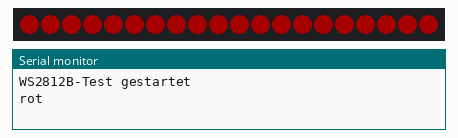
The sketch below on a simulated ESP32. Shown: 20 RGB LEDs in strip order, left to right, the last lines printed to the serial monitor. Dim RGB values are drawn brighter than linear.

Above: at 0.1 s.
At 1.6 s:
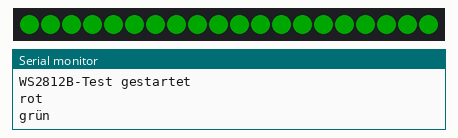
At 3.1 s:
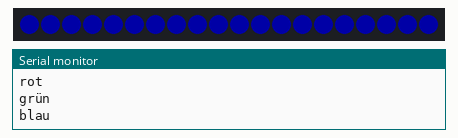
At 4.6 s:
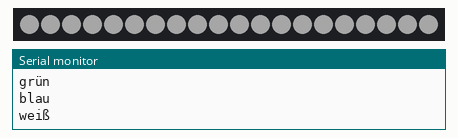

The sketch:

led-test.ino
```cpp
/*
 * LED-Strip Test-Sketch (WS2812B / NeoPixel, 3 Adern: 5V / GND / DIN)
 *
 * Verkabelung:
 *   Strip 5V  ── PSU 5V  (NICHT an den ESP32 5V-Pin — ESP liefert nur ~400 mA)
 *   Strip GND ─┬── PSU GND
 *              └── ESP32 GND        (gemeinsame Masse — MUSS)
 *   Strip DIN  ── 330 Ω Reihewiderstand ── ESP32 GPIO 27
 *
 * Streifen WECHSELT alle 1,5 s die Farbe (rot → grün → blau → weiß),
 * so sieht man sofort ob alle LEDs und alle Farbkanäle funktionieren.
 */

#include <Adafruit_NeoPixel.h>

#define PIN        27
#define NUMPIXELS  20        // ← an eure Streifenlänge anpassen
#define BRIGHTNESS 40          // 0–255; niedrig halten beim ersten Test (Strom!)

Adafruit_NeoPixel strip(NUMPIXELS, PIN, NEO_GRB + NEO_KHZ800);

void setColor(uint8_t r, uint8_t g, uint8_t b) {
  for (int i = 0; i < NUMPIXELS; i++) strip.setPixelColor(i, strip.Color(r, g, b));
  strip.show();
}

void setup() {
  Serial.begin(115200);
  strip.begin();
  strip.setBrightness(BRIGHTNESS);
  strip.clear();
  strip.show();
  Serial.println("WS2812B-Test gestartet");
}

void loop() {
  Serial.println("rot");
  setColor(255, 0,   0);   delay(1500);
  Serial.println("grün");
  setColor(0,   255, 0);   delay(1500);
  Serial.println("blau");
  setColor(0,   0,   255); delay(1500);
  Serial.println("weiß");
  setColor(255, 255, 255); delay(1500);
}
```

Measured:
- by itself, everything shown: repeats every 6.0 s, in 4 steps
- what the display in image 1 shows lasts 1.5 s, from 1.5 s to 3.0 s
